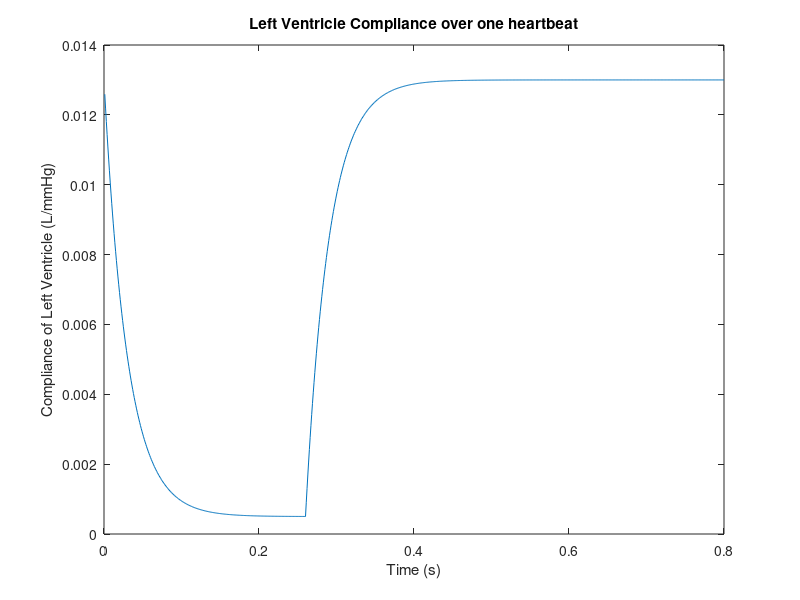

MATLAB code to generate this figure:
%Problem 1%
Ph_Systole = 122;
Po = 100;
Pa = 90;
Pc = 40;
Pu = 12;
Ph_Diastole = 10;
Rho = 275;
Roa = 125;
Rac = 625;
Rcv = 350;
Rvh = 25;
Chd = .013;
Chs = .0005;
Co = .00065;
Ca = .002;
Cz = .006;
Cv = .167;
Vo = .085;
Va = .17 + .02;
Vc = .06;
Vv = .65;
Vh = 0;
Q = .08;

for i=1:800
    
end

%Problem 2%
Voi = .15;
Vai = .35 + .05;
Vci = .30;
Vvi = .3 + 2.5 + .45;
Vhi = .1;

%Problem 3%
time_systole = .001:.001:.26;
time_diastole = .001:.001:.54;
time_total = .001:.001:.8;

%Problem 4%
Chsys = (Chd-Chs)*exp((-time_systole)/.03) + Chs ; 
Chdias= (Chs-Chd)*exp((-time_diastole)/.03) + Chd; 
C_total = [Chsys Chdias];

%Plot for Problem 4%
plot(time_total,C_total);
title("Left Ventricle Compliance over one heartbeat");
xlabel("Time (s)");
ylabel("Compliance of Left Ventricle (L/mmHg)");
